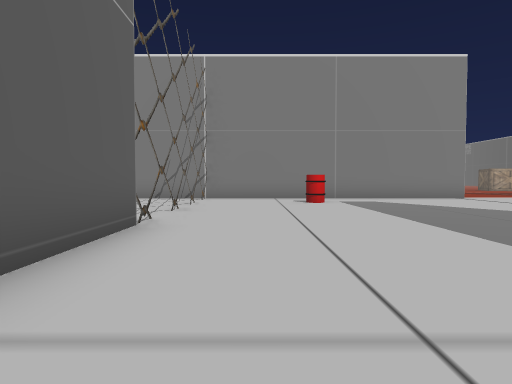
view 1 (above)

24 first-person views from a walk through a 3-D level made in the Unity game engine. The camera is 1.2 m above the floor, tilts 2° down and sees 75° across. The floor is counted in squares, 2 m on a side. Each view is taken from the middle of a square. On the plan, view 1 faces up. The plan holds only what a view shows up to about 10 squares ahead; the rest is blank. The place goes on beyond the plan. The player is left out.

view 2
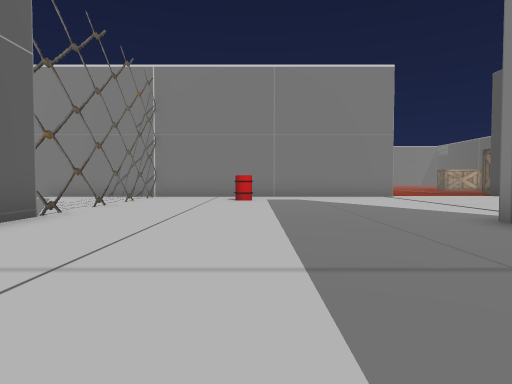

view 3
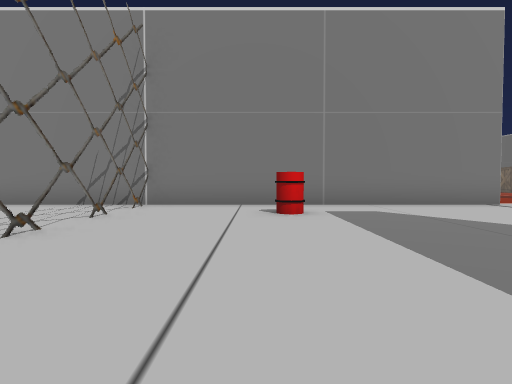

view 4
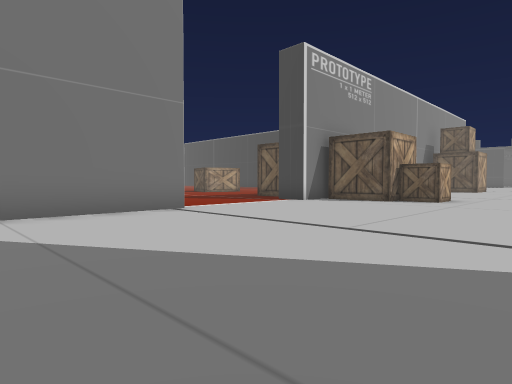

view 5
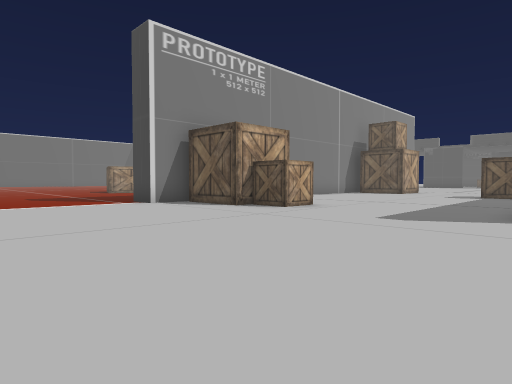

view 6
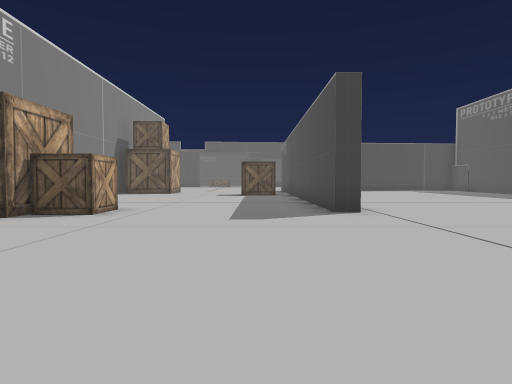

view 7
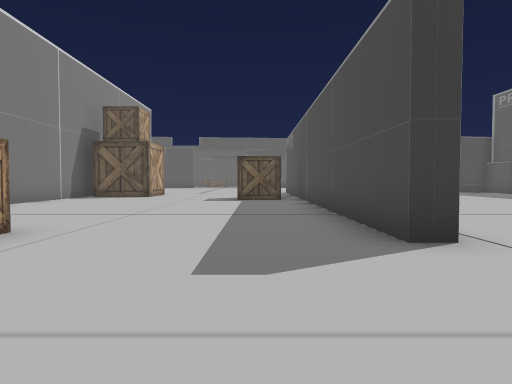

view 8
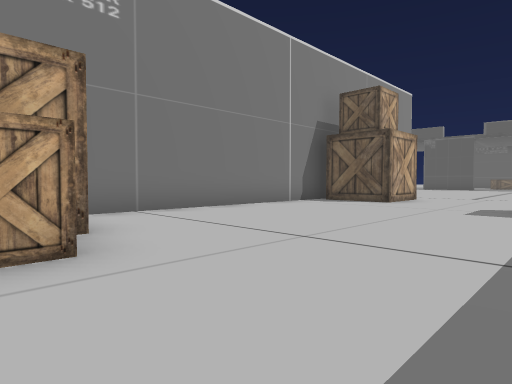

view 9
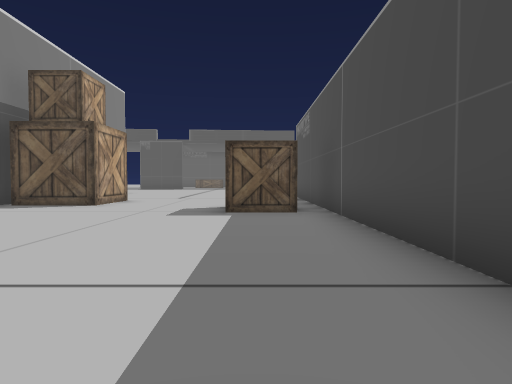

view 10
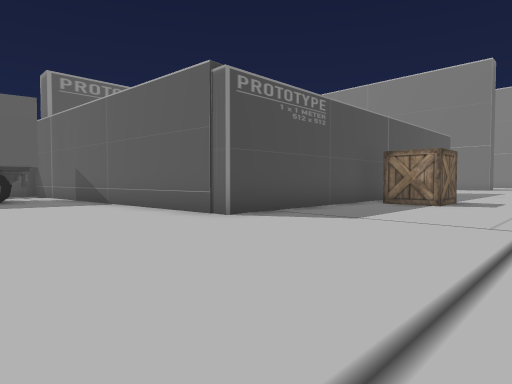

view 11
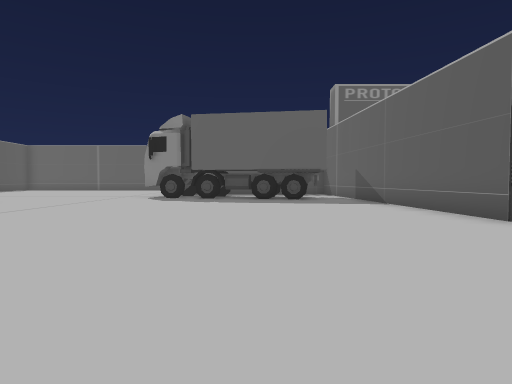

view 12
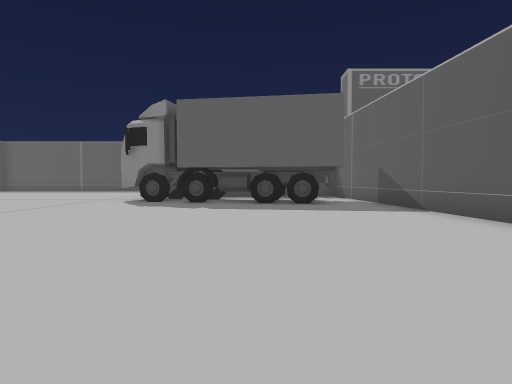

view 13
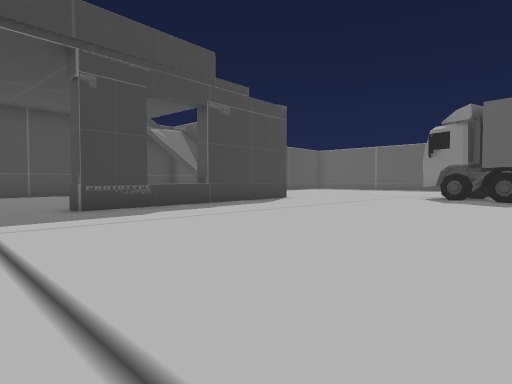

view 14
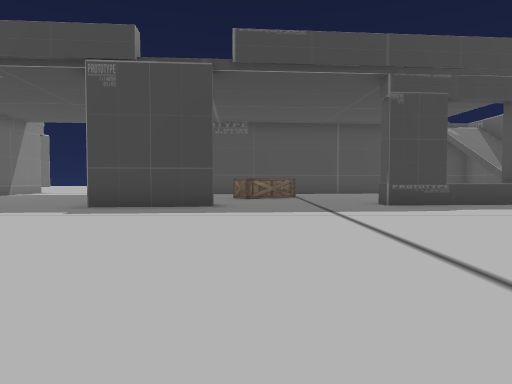

view 15
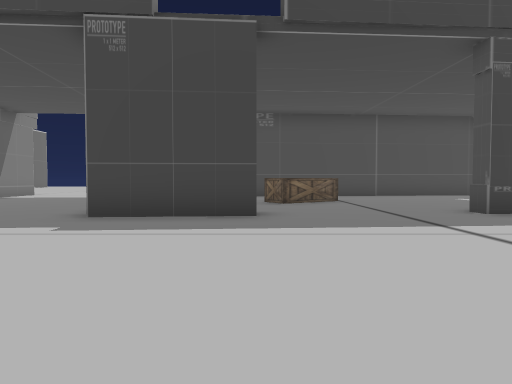

view 16
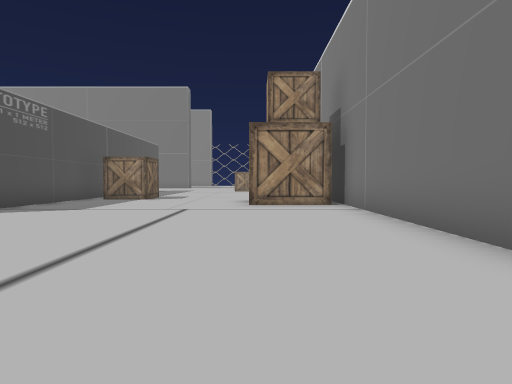

view 17
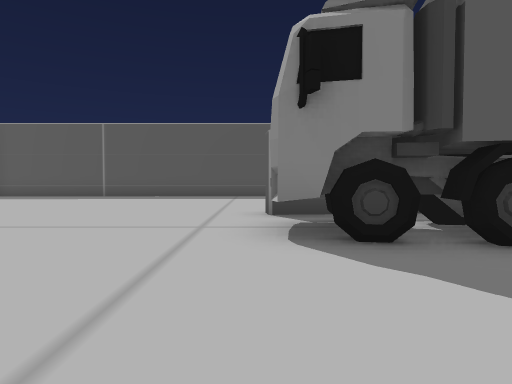

view 18
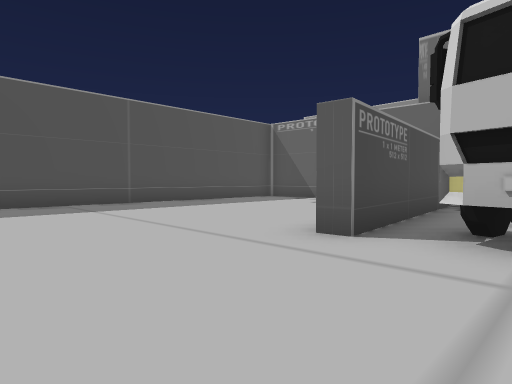

view 19
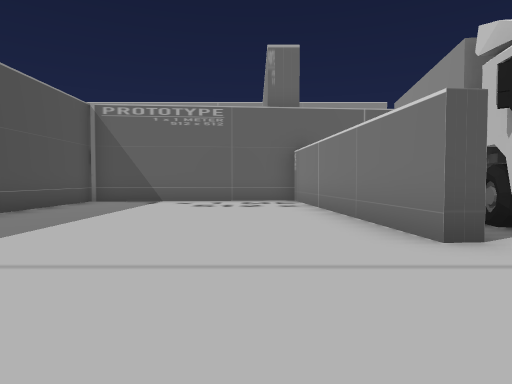

view 20
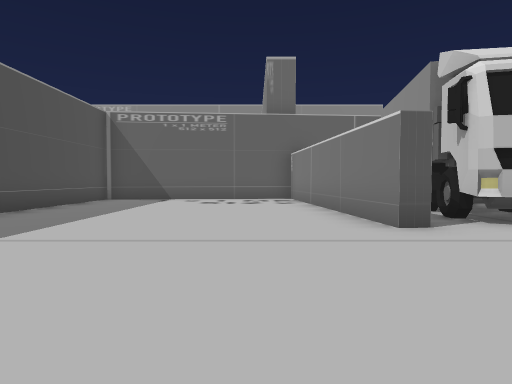

view 21
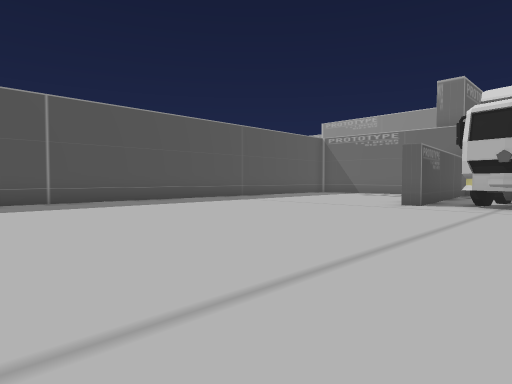

view 22
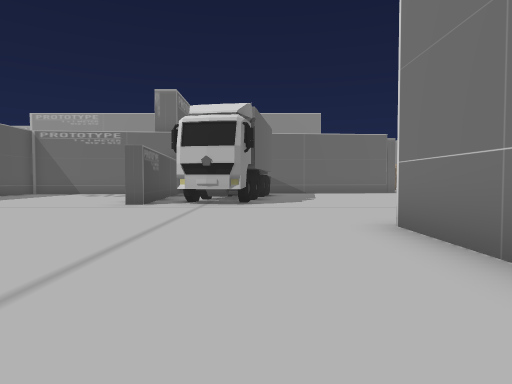

view 23
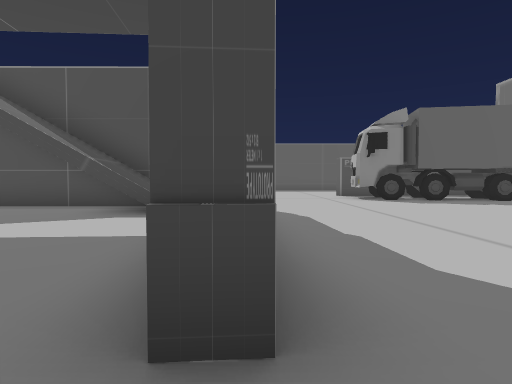

view 24
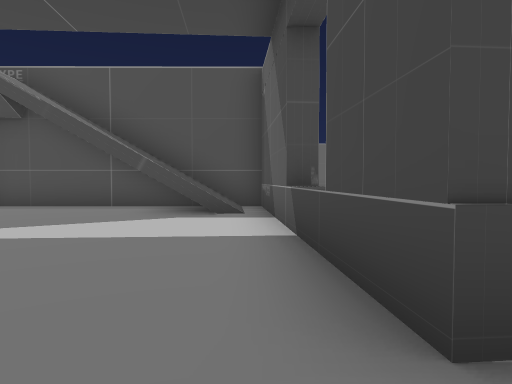

### Floor plan
Key: @ floor where view 1 was taken; # wall or solid block; . main floor; : floor 1 m higher than the main floor; + floor 2 m higher than the main floor; ^ raised ledge; T truck; O other object.
Columns run from 2 left of view 1 to 42 right of it. Each row starts with its distance up from view 1.
 13           ....                      ...#
 12 ##########....## ###############  .....#
 11 #..............# ........ .............#
 10 #..............# .......###............#...
  9 #...O..........##.......###...............^
  8 #..............O...........................^
  7 #...........................................
  6 #...........................................
  5 #......................#...............#....
  4 #......................................^....
  3 #.......#.......#############..........^....
  2 #.......    ........        #..........#.....
  1  ......       ......        #..........#.:+..
  0   @...         ......       #.......... ^ +..
 -1     .            ......     #...........#####
 -2                   .. ..     #...............
 -3                             #.TTTTT..........
 -4                             ##TTTTTT.........
 -5                                  TTT.........
 -6                              #######.........
 -7                              #...............
 -8                              #..............
 -9                              #..............
-10                              #..............
-11                              #..............
-12                              #..............
-13                              ###############

Where each view was taken, in squares from view 1:
view 1: 0 up, 0 right, facing up
view 2: 1 down, 2 right, facing up
view 3: 3 up, 1 right, facing up
view 4: 5 up, 3 right, facing up-right
view 5: 3 up, 7 right, facing up-right
view 6: 5 up, 7 right, facing right
view 7: 5 up, 10 right, facing right
view 8: 5 up, 13 right, facing up-right
view 9: 5 up, 14 right, facing right
view 10: 8 up, 30 right, facing down-left
view 11: 8 up, 30 right, facing down
view 12: 6 up, 30 right, facing down
view 13: 8 up, 30 right, facing down-right
view 14: 9 up, 29 right, facing right
view 15: 10 up, 31 right, facing right
view 16: 9 up, 32 right, facing left
view 17: 0 up, 34 right, facing down
view 18: 4 down, 37 right, facing down-left
view 19: 8 down, 37 right, facing left
view 20: 8 down, 38 right, facing left
view 21: 3 down, 42 right, facing down-left
view 22: 3 down, 42 right, facing left
view 23: 7 up, 37 right, facing down
view 24: 7 up, 38 right, facing down
